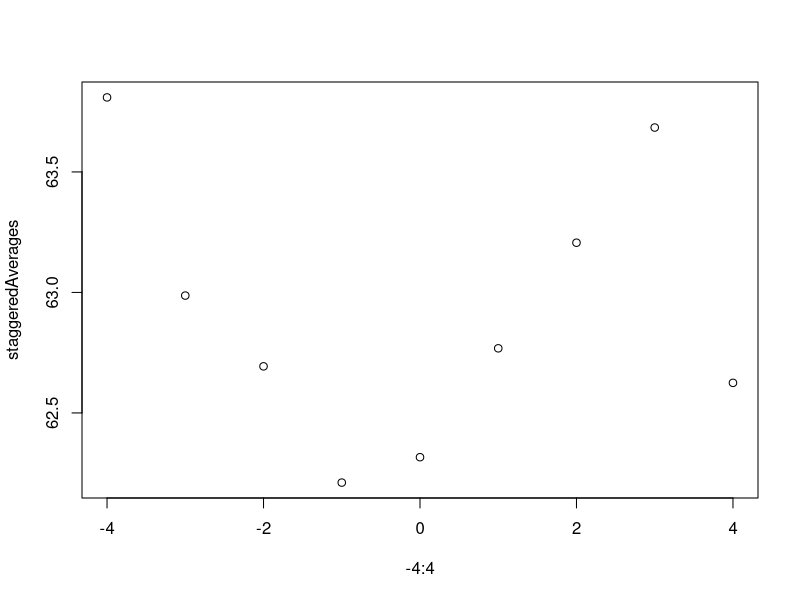
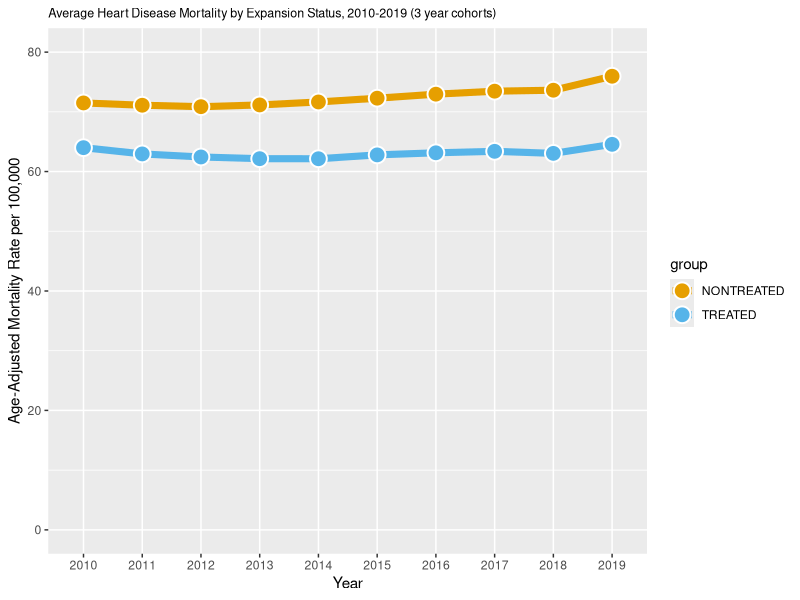
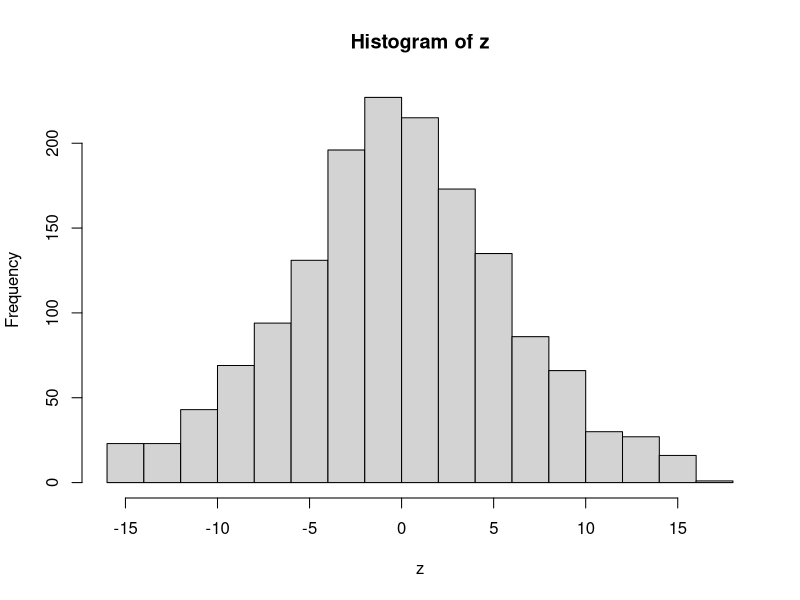
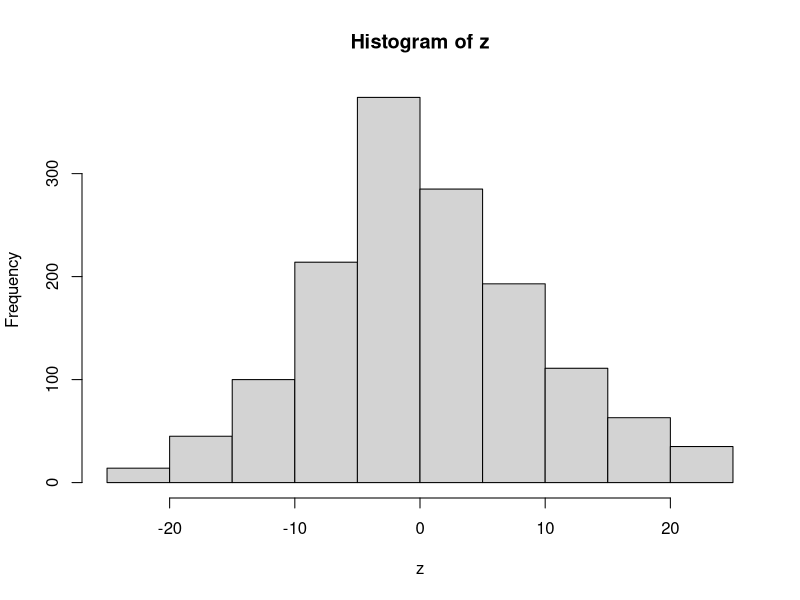
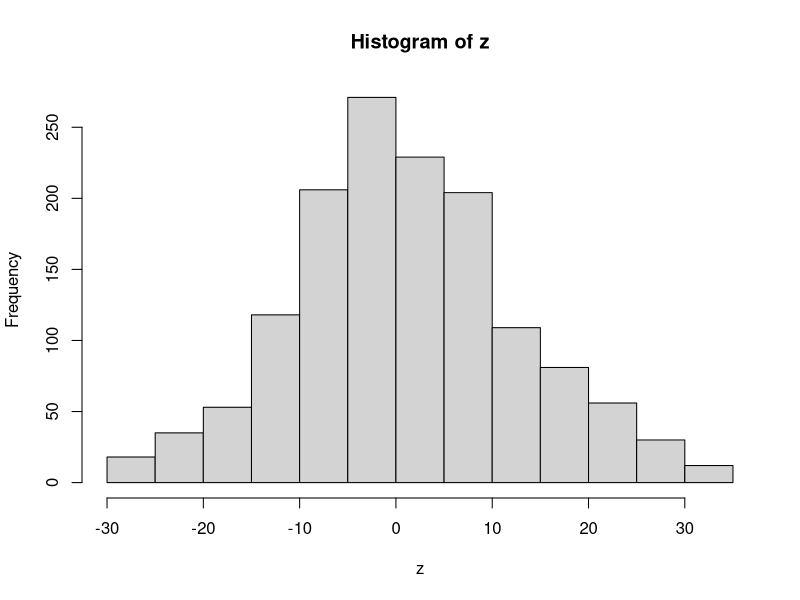
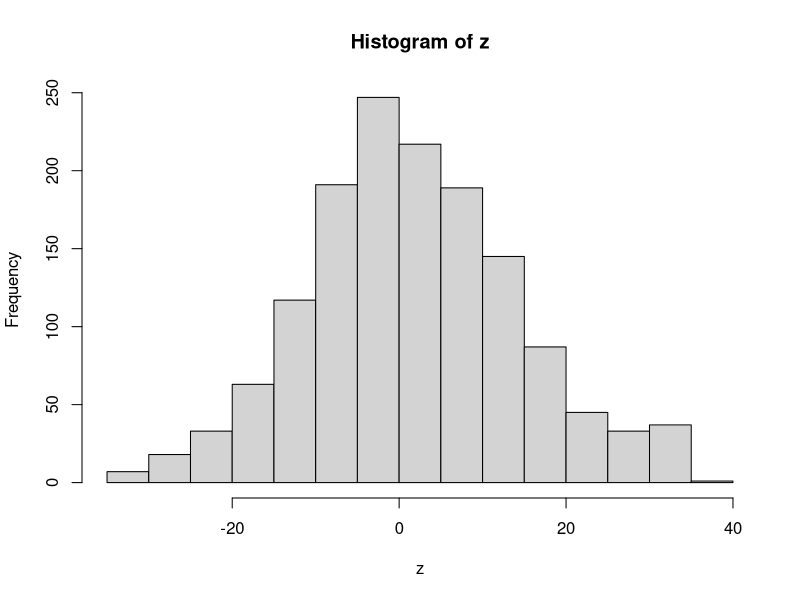
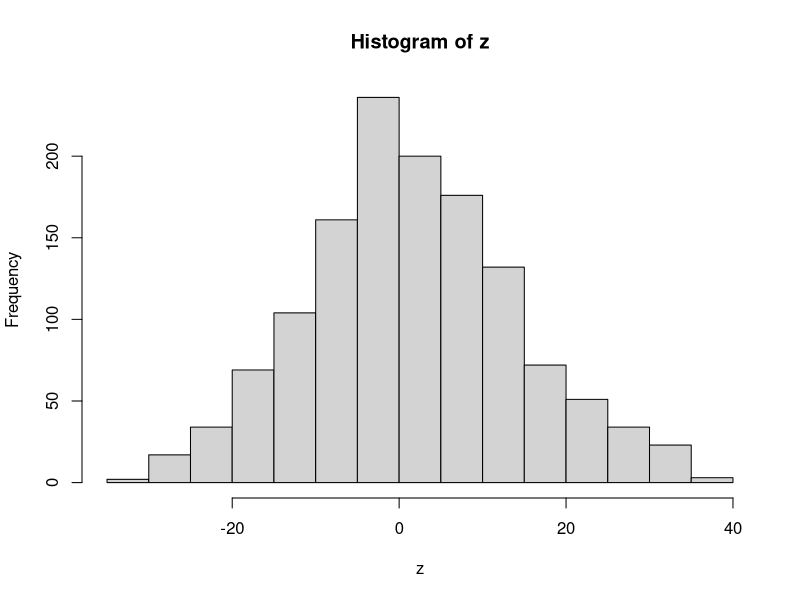

Here is the R script that generated these plots, in order:
library(readr)
library(ggplot2)
library(dplyr)
library(tidyr)
hrtDisease <- read_csv("./formattedData/formattedAtlasDatawStateSorted.csv")
didTable <- read_csv("./formattedData/DidTable.csv")
medicaidYearOfExpansion <- read_csv("./formattedData/medicaidAllYearsOfExpansion.csv")
statesFips <- read_csv("./formattedData/statesAndFIPS.csv")

#combine medicaidYearOfExpansion and statesFips
medicaidYearOfExpansion$fip <- integer(50)
for(x in 1:length(medicaidYearOfExpansion$state)){
  medicaidYearOfExpansion$fip[x] <- statesFips$FIP[statesFips$state==medicaidYearOfExpansion$state[x]]
}

years <- 2010:2019
averages <- data.frame(YEAR = numeric(), NONTREATED = numeric(), TREATED = numeric())
for(year in years){
  averages <- averages %>% add_row(YEAR = year, 
                                   NONTREATED = mean((didTable %>% filter(YEAR == year, REL_YEAR == Inf))$HRTDISEASE),
                                   TREATED = mean((didTable %>% filter(YEAR == year, REL_YEAR != Inf))$HRTDISEASE))
}

relYearRange <- -4:4
staggeredAverages <- list()
for(relYear in relYearRange){
  staggeredAverages <- c(staggeredAverages, mean((didTable %>% filter(REL_YEAR == relYear))$HRTDISEASE)) 
}

plot(-4:4, staggeredAverages)


averagesLong <- pivot_longer(averages, 2:3, names_to = "group", values_to="averages")
averagesLong$YEAR <- as.character(averagesLong$YEAR)

cbPalette <- c("#E69F00", "#56B4E9", "#009E73", "#F0E442", "#0072B2", "#D55E00", "#CC79A7", "#999999")

# ggplot(didTable, aes(x = YEAR, y = HRTDISEASE, group = TREATED, color=TREATED)) + geom_col()
ggplot(averagesLong, aes(x = YEAR, y = averages, group = group, color = group)) + geom_line(linewidth = 2.4) + geom_point(
  aes(fill = group),
  size = 5,
  pch = 21, # Type of point that allows us to have both color (border) and fill.
  colour = "#FFFFFF",
  stroke = 1 # The width of the border, i.e. stroke.
) + labs(title = paste(sep="", "Average Heart Disease Mortality by Expansion Status, 2010-2019 (3 year cohorts)"),
         x = "Year",
         y = "Age-Adjusted Mortality Rate per 100,000") + theme(plot.title = element_text(size=9)
         ) + scale_fill_manual(values=cbPalette) + scale_colour_manual(values=cbPalette) + coord_cartesian(ylim = c(0,80))

#making a plot of the average change from the year before a county's expansion to the years after

avgDidTable <- didTable %>% filter(REL_YEAR != Inf)
avgDidTable$HRTDISEASEDIFF <- numeric(length(avgDidTable$HRTDISEASE))
for(rowNum in 1:length(avgDidTable$HRTDISEASE)){
  if(rowNum %% 100 == 0){
    print(rowNum)
  }
  if(avgDidTable[rowNum,]$REL_YEAR > -1){
    avgDidTable[rowNum,]$HRTDISEASEDIFF <- ((avgDidTable[rowNum,]$HRTDISEASE - avgDidTable[rowNum-(avgDidTable[rowNum,]$REL_YEAR - -1),]$HRTDISEASE)/avgDidTable[rowNum-(avgDidTable[rowNum,]$REL_YEAR - -1),]$HRTDISEASE)*100
  }
}

relYearRange <- -4:4
staggeredAverages <- list()
for(relYear in relYearRange){
  staggeredAverages <- c(staggeredAverages, mean((avgDidTable %>% filter(REL_YEAR == relYear))$HRTDISEASEDIFF)) 
}

relYearRange <- 0:4
for(x in relYearRange){
  y <- (avgDidTable %>% filter(REL_YEAR == x))$HRTDISEASEDIFF
  z <- y[!y %in% boxplot.stats(y)$out]
  hist(z)
  print(x)
  print(summary(z))
}


